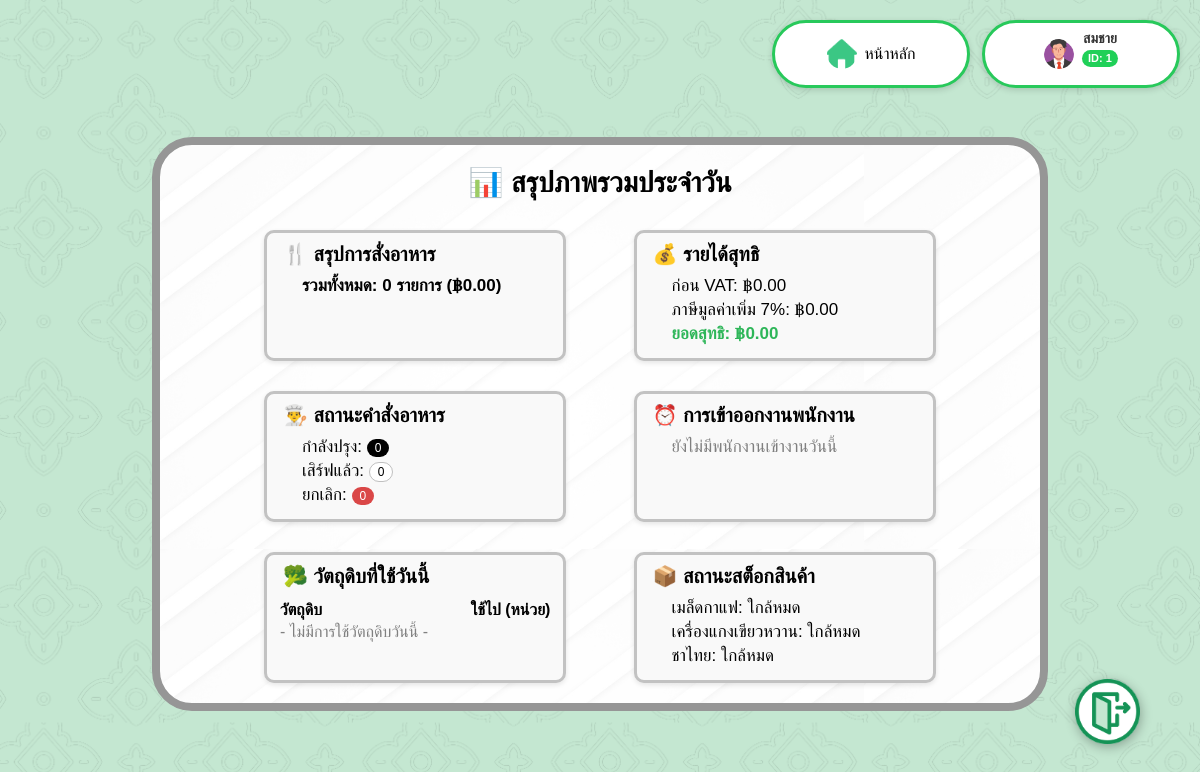
Screenshot of /daily_report.php (signed in) with the database file from the repository.
### tables this page shows
CREATE TABLE Employee (
    EmployeeID INT(6) AUTO_INCREMENT PRIMARY KEY,
    FName VARCHAR(50),
    LName VARCHAR(50),
    Password VARCHAR(12),
    Role VARCHAR(50),
    StartDate DATE,
    Phone CHAR(10),
    Email VARCHAR(50)
);

CREATE TABLE Stock (
    IngredientID INT(6) PRIMARY KEY,
    SupplierID INT(6),
    IngredientName VARCHAR(50),
    Quantity DECIMAL(6,2),
    Unit VARCHAR(20),
    ImportDate DATE,
    Expirationdate DATE,
    LastUpdate DATE,
    FOREIGN KEY (SupplierID) REFERENCES Supplier(SupplierID)
);

### daily_report.php (the view, shortened to what this page needs)
<?php
include 'backend/db_connect.php';
$employeeID = $_SESSION['EmployeeID'];
$stmt = $conn->prepare("SELECT FName, EmployeeID FROM Employee WHERE EmployeeID = ?");
$stmt->bind_param("i", $employeeID);
$stmt->execute();
$result = $stmt->get_result();
$profile = $result->fetch_assoc();
?>
<!DOCTYPE html>
<html lang="th">
<head>
    <link rel="stylesheet" type="text/css" href="css/daily_report.css">
</head>
<body>
<div class="top-bar">
    <div class="home-button" onclick="location.href='admin_dashboard.php'">
        <img src="pics/Home_icon.png">
        <p>หน้าหลัก</p>
    </div>
    <div class="profile-box">
        <img src="img/picture/Profile_guy.png" alt="Profile Picture">
        <div class="profile-label">
            <p class="profile-name"><?= htmlspecialchars($profile['FName']) ?></p>
            <p class="profile-id">ID: <?= htmlspecialchars($profile['EmployeeID']) ?></p>
        </div>
    </div>
</div>
<div class="container">
    <h1 class="title">📊 สรุปภาพรวมประจำวัน</h1>
    <div class="report-grid">
        <div class="report-box">
            <h2>🍴 สรุปการสั่งอาหาร</h2>
            <?php
            $totalItems = 0;
            $totalBaht = 0;
            ?>
            <p><strong>รวมทั้งหมด: <?= $totalItems ?> รายการ (฿<?= number_format($totalBaht, 2) ?>)</strong></p>
        </div>
        <div class="report-box">
            <h2>💰 รายได้สุทธิ</h2>
            <?php
            $vat = $totalBaht * 0.07;
            $net = $totalBaht + $vat;
            ?>
            <p>ก่อน VAT: ฿<?= number_format($totalBaht, 2) ?></p>
            <p>ภาษีมูลค่าเพิ่ม 7%: ฿<?= number_format($vat, 2) ?></p>
            <p><strong class="highlight">ยอดสุทธิ: ฿<?= number_format($net, 2) ?></strong></p>
        </div>
        <div class="report-box">
            <h2>👨‍🍳 สถานะคำสั่งอาหาร</h2>
            <?php
            $cooking = $served = $cancel = 0;
            ?>
            <p>กำลังปรุง: <span class="status cooking"><?= $cooking ?></span></p>
            <p>เสิร์ฟแล้ว: <span class="status served"><?= $served ?></span></p>
            <p>ยกเลิก: <span class="status cancled"><?= $cancel ?></span></p>
        </div>
        <div class="report-box">
            <h2>⏰ การเข้าออกงานพนักงาน</h2>
            <?php
            $found = false;
            ?>
            <?php endwhile;
            if (!$found) {
                echo "<p style='color:gray'>ยังไม่มีพนักงานเข้างานวันนี้</p>";
            }
            ?>
        </div>
            <div class="report-box">
    <h2>🥦 วัตถุดิบที่ใช้วันนี้</h2>
    <table style="width:100%">
        <thead>
            <tr>
                <th style="text-align:left">วัตถุดิบ</th>
                <th style="text-align:right">ใช้ไป (หน่วย)</th>
            </tr>
        </thead>
        <tbody>
        <?php
        $found = false;
        ?>
        <?php
        if (!$found) {
            echo "<tr><td colspan='2' style='color:gray'>- ไม่มีการใช้วัตถุดิบวันนี้ -</td></tr>";
        }
        ?>
        </tbody>
    </table>
</div>
        <div class="report-box">
            <h2>📦 สถานะสต็อกสินค้า</h2>
            <?php
            $stockQuery = $conn->query("
                SELECT IngredientName, Quantity
                FROM Stock
                ORDER BY Quantity ASC
                LIMIT 3
            ");
            while ($stock = $stockQuery->fetch_assoc()) {
                $qty = floatval($stock['Quantity']);
                $status = $qty < 5 ? 'เหลือน้อย' : ($qty < 15 ? 'ใกล้หมด' : 'ปกติ');
                echo "<p>{$stock['IngredientName']}: {$status}</p>";
            }
            ?>
        </div>
    </div>
</div>
<div class="exit-button" onclick="location.href='login.php'">
    <img src="img/picture/Exit_door.png" alt="Exit">
</div>
</body>
</html>

### css/daily_report.css (style rules this page uses)
body { font-family: sans-serif; background: url('../img/background.png'); background-size: cover; margin: 0; padding: 0; text-align: center; }
.top-bar { position: absolute; top: 20px; right: 20px; display: flex; gap: 12px; align-items: center; z-index: 1000; }
.home-button, .profile-box { display: flex; align-items: center; background-color: white; border: 3px solid #28c95b; border-radius: 40px; padding: 6px 16px; height: 50px; min-width: 160px; justify-content: center; box-shadow: 0px 2px 6px rgba(0, 0, 0, 0.15); }
.home-button img, .profile-box img { width: 30px; height: 30px; object-fit: cover; border-radius: 50%; margin-right: 8px; }
.profile-label { display: flex; flex-direction: column; justify-content: center; line-height: 1.2; }
.profile-name { font-size: 14px; font-weight: bold; color: #333; margin: 0; padding: 0; }
.profile-id { font-size: 11px; background-color: #20d058; color: white; padding: 2px 6px; border-radius: 15px; font-weight: bold; margin-top: 3px; display: inline-block; width: fit-content; }
.container { background: url('../img/picture/SubBackground3.png'); background-size: 80%; margin: 0 auto; padding: 20px; width: 70%; border-radius: 40px; border: 8px solid #969696; position: absolute; top: 53%; left: 50%; transform: translate(-50%, -50%); }
.title { font-size: 28px; font-weight: bold; margin-top: 1px; margin-bottom: 30px; }
.report-grid { display: grid; grid-template-columns: repeat(2, 1fr); row-gap: 30px; column-gap: 10%; width: 80%; justify-content: center; align-content: center; margin-left: 10%; }
.report-box { background-color: #f9f9f9; border: 3px solid #c2c2c2; border-radius: 10px; padding: 10px; text-align: left; box-shadow: 0 2px 5px rgba(0, 0, 0, 0.1); }
.report-box h2 { font-size: 20px; font-weight: bold; margin-top: -1px; margin-bottom: 10px; margin-left: 6px; }
.report-box p { font-size: 17px; margin: 4px 0; margin-left: 25px; }
.highlight { color: #2eb659; font-weight: bold; }
.status.cooking { background-color: #000000; color: rgb(255, 255, 255); padding: 2px 8px; border-radius: 10px; font-size: 12px; }
.status.served { background-color: #ffffff; border: 1px solid #43434355; color: rgb(0, 0, 0); padding: 2px 8px; border-radius: 10px; font-size: 12px; }
.status.cancled { background-color: #da4747; color: rgb(255, 255, 255); padding: 2px 8px; border-radius: 10px; font-size: 12px; }
.exit-button { position: absolute; bottom: 7%; right: 5%; width: 65px; height: 65px; background-color: white; border-radius: 50%; display: flex; align-items: center; justify-content: center; cursor: pointer; box-shadow: 1px 3px 12px rgba(0, 0, 0, 0.3); }
.exit-button img { width: 100%; height: 100%; object-fit: contain; }

### rows the page displays
employee: FName "สมชาย", EmployeeID "1"
stock: IngredientName "เมล็ดกาแฟ", Quantity "ใกล้หมด"
stock: IngredientName "เครื่องแกงเขียวหวาน", Quantity "ใกล้หมด"
stock: IngredientName "ชาไทย", Quantity "ใกล้หมด"

### other values shown
$totalItems "0"
$totalBaht "0.00"
$vat "0.00"
$net "0.00"
$cooking "0"
$served "0"
$cancel "0"
